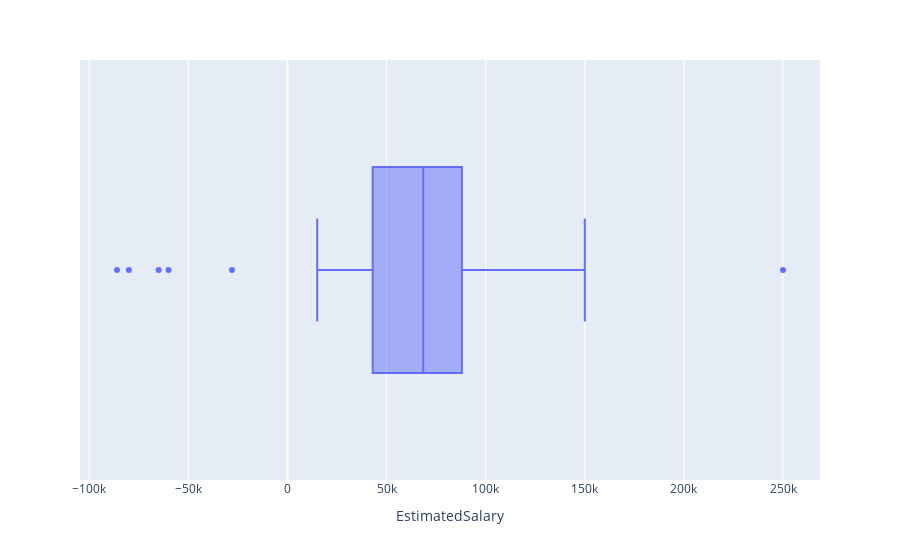

Notebook cell for this chart:
### Code cell
#Ploting method 2: Box-plot
px.box(data_frame = df, x = "EstimatedSalary")

### Figure 1 — Plotly figure (JSON) as saved in the notebook; plotly's stock layout.template omitted (floating-point values rounded to 4 significant figures; data arrays with more than 128 entries replaced by an {"elided": "..."} marker saying what was removed)
{"data": [{"alignmentgroup": "True", "hovertemplate": "EstimatedSalary=%{x}<extra></extra>", "legendgroup": "", "marker": {"color": "#636efa"}, "name": "", "notched": false, "offsetgroup": "", "orientation": "h", "showlegend": false, "type": "box", "x": {"elided": "402 int values"}, "x0": " ", "xaxis": "x", "y0": " ", "yaxis": "y"}], "layout": {"boxmode": "group", "legend": {"tracegroupgap": 0}, "margin": {"t": 60}, "xaxis": {"anchor": "y", "domain": [0, 1], "title": {"text": "EstimatedSalary"}}, "yaxis": {"anchor": "x", "domain": [0, 1]}}}
